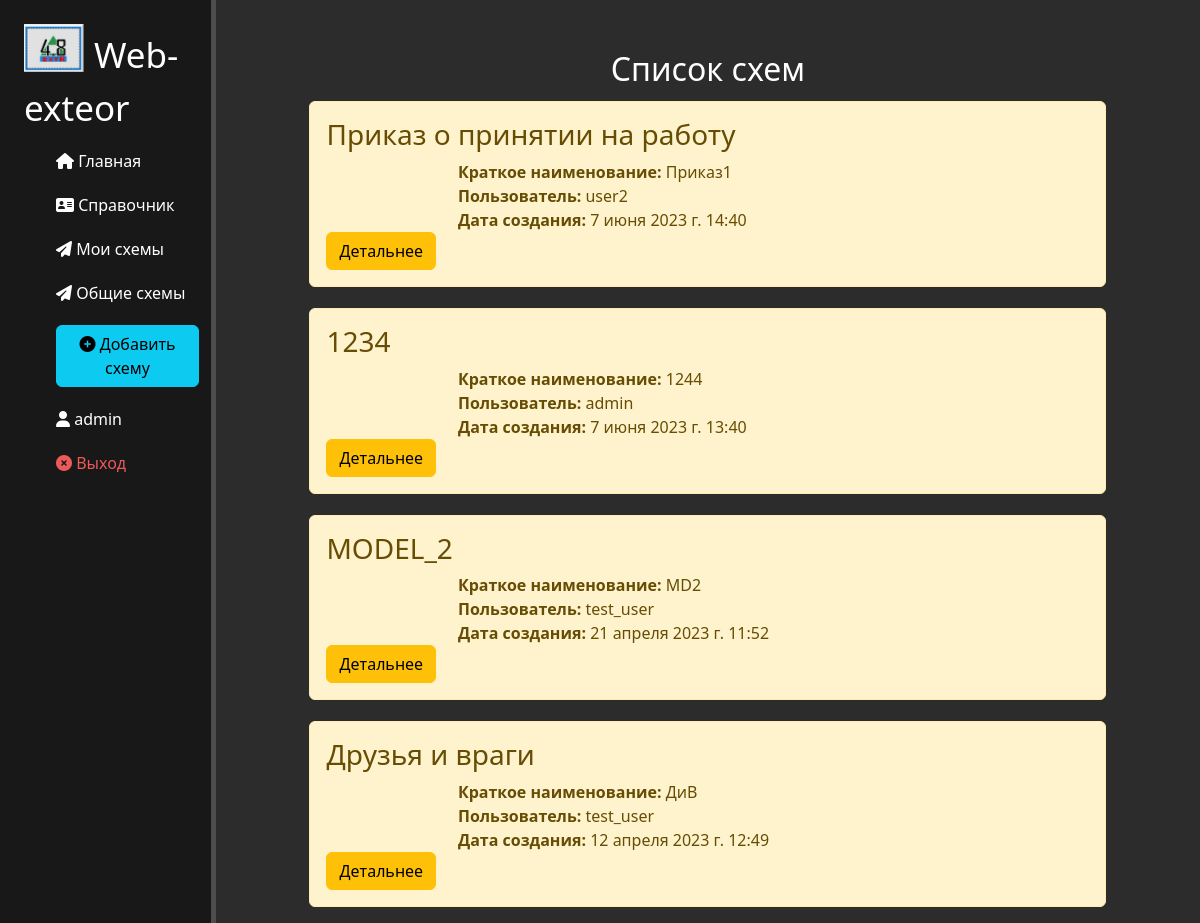
The page /exteor/schemas-common (signed in) on the database its author committed.
### exteor/models.py (models this page shows, shortened)
class Exteors(models.Model):
    name = models.CharField('Пользователь', max_length=50)
    common = models.BooleanField('Общая', default=False)
    schema = models.CharField('Название', max_length=200)
    alias = models.CharField('Краткое название', blank=True, max_length=50)
    date_create = models.DateTimeField('Дата создания', auto_now_add=True)
    date_update = models.DateTimeField('Дата изменения', auto_now=True)
    json_file = models.JSONField('Схема', null=True)
    class Meta:
        verbose_name = 'Схема'
        verbose_name_plural = 'Схемы'
        unique_together = ('name', 'schema')

### exteor/views.py (the view)
# urls.py: path('schemas-common', views.schemas_home_common, name='exteor-schemas-common'),
def schemas_home_common(request):
    schemas = Exteors.objects.filter(common=True).order_by('-date_update', 'schema')
    return render(request, 'exteor/schemas-home-common.html', {'schemas': schemas})

### exteor/templates/exteor/schemas-home-common.html (shortened to what this page needs)
{% extends 'main/layout.html' %}
{% block content %}
    <div class="features">
        <h2>Список схем</h1>
        {% if schemas %}
            {% for i in schemas %}
            <div class = "alert alert-warning">
                <h3>{{i.schema}}</h3>
                <p><b>Краткое наименование:</b> {{i.alias}}</p>
                <p><b>Пользователь:</b> {{i.name}}</p>
                <p><b>Дата создания:</b> {{i.date_create}}</p>
                <a href="{% url 'schema-detail-common' i.id %}" class = 'btn btn-warning'>Детальнее</a>
            </div>
            {% endfor %}
        {% else %}
            <p>У вас нет записей!</p>
        {% endif %}
    </div>
{% endblock %}

### main/templates/main/layout.html (shortened to what this page needs)
{% load static %}
<!doctype html>
<html lang="en">
<head>
    <link rel="stylesheet" href="https://cdn.jsdelivr.net/npm/bootstrap@5.2.2/dist/css/bootstrap.min.css">
    <link rel="stylesheet" href="{% static 'main/css/main.css' %}">
    <link rel="stylesheet" href="https://use.fontawesome.com/releases/v6.2.0/css/all.css">
</head>
<body>
    <div class = even_h>
        <aside>
        <img src="{% static 'main/img/ext_logo.png' %}" alt="Logo">
        <span class="logo">Web-exteor</span>
        <ul>
            <a href="{% url 'home' %}"><li><i class="fas fa-home"></i> Главная</li></a>
            <a href="{% url 'directory' %}"><li><i class="fas fa-address-card"></i> Справочник</li></a>
            {% if user.is_authenticated %}
            <a href="{% url 'exteor-schemas' %}"><li><i class="fas fa-paper-plane"></i> Мои схемы </li></a>
            {% endif %}
            <a href="{% url 'exteor-schemas-common' %}"><li><i class="fas fa-paper-plane"></i> Общие схемы </li></a>
            {% if user.is_authenticated %}
                <a href="{% url 'schema-create' %}"><li><button class="btn btn-info"><i class="fas fa-plus-circle"></i> Добавить схему</button></li></a>
                <li><i class="fa-sharp fa-solid fa-user"></i> {{ user.get_username }}</li>
                <li><a href="{% url 'logout'%}?next={{request.path}}"><i class="fa-sharp fa-solid fa-circle-xmark"></i> Выход</a></li>
            {% else %}
                <li><a href="{% url 'login'%}?next={{request.path}}"><i class="fa-sharp fa-solid fa-play"></i> Войти</a></li>
            {% endif %}
        </ul>
        </aside>
        <main>
        {% block content %}
        {% endblock %}
        </main>
    </div>
</body>
</html>

### main/static/main/css/main.css (style rules this page uses)
body { background: #2c2c2c; }
.even_h { display: flex; min-height: 100vh; }
aside { float: left; background: #181818; width: 18%; padding: 2% 1% 2% 2%; color: #fff; border-right: 5px solid #4d4d4d }
aside img { width: 60px; float: left }
aside .logo { font-size: 35px; margin-left:10px; position: relative; top: 5px; }
aside ul { list-style: none; }
aside ul li { color: #fff; display: black; margin-top: 20px; transition: transform .6s ease; }
aside ul li:hover, aside ul a:hover, aside ul a:visited, aside ul a:link { text-decoration: none; color: #eb5959; transform: scale(1.05); }
aside .user ul li:hover, aside ul a:hover, aside ul a:visited, aside ul a:link { text-decoration: none; color: #eb5959; transform: scale(1.05); }
main { width: 82%; }
main .features { float: left; color: #fff; margin-top: 50px; text-align: center; width: 90%; margin-left: 5%; }
main .features p { max-width: 500px; margin: 0px auto }
.alert-warning { float: left; clear: both; width: 90%; margin-left: 5%; margin-top: 5px; text-align: left; }

### rows shown on the page
Exteors: schema "Приказ о принятии на работу", alias "Приказ1", name "user2", date_create "7 июня 2023 г. 14:40"
Exteors: schema "1234", alias "1244", name "admin", date_create "7 июня 2023 г. 13:40"
Exteors: schema "MODEL_2", alias "MD2", name "test_user", date_create "21 апреля 2023 г. 11:52"
Exteors: schema "Друзья и враги", alias "ДиВ", name "test_user", date_create "12 апреля 2023 г. 12:49"

### other values the page prints
{{ user.get_username }} "admin"
